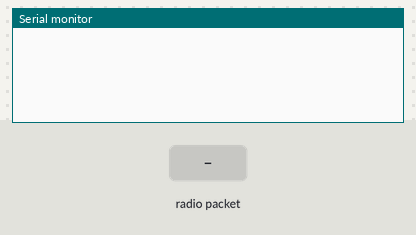
Bench run of a sketch on a simulated Arduino Uno, built with avr-gcc and run on an emulated ATmega328P. On the bench: the last lines printed to the serial monitor. Inputs (shaded band) come from the test bench. No radio packets arrive unless stated.

Above: at 1.2 s.
1.3 s: radio packet "999" arrives
At 2.1 s:
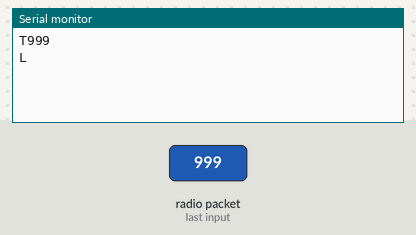
2.8 s: radio packet "1" arrives
At 4.3 s:
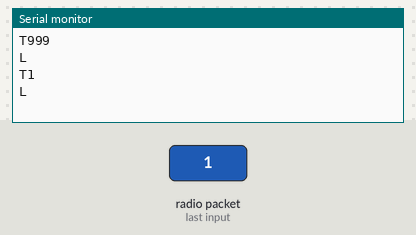

The sketch:

Receiver.ino
```cpp
/*
  This arduino receives a string of data from our transceiver arduino. We parse the string and send it out
to out Processing IDE to be displayed in or app
*/
#include <SPI.h>
#include <nRF24L01.h>
#include <RF24.h>
RF24 radio(7, 8); // CE, CSN
const byte address[6] = "00001";

float temp;  //data to be sent
String Temp ="T";
float light;
String Light = "L";
float sound;
String Sound = "S";
void setup() {
  Serial.begin(9600);
  radio.begin();
  radio.openReadingPipe(0, address);
  radio.setPALevel(RF24_PA_MIN);
  radio.startListening();
}
void loop() {
  radio.startListening();
  if (radio.available()) {
  char text[32] = "";
  String aStringObject;
  delay(25);
  radio.read(&text, sizeof(text));
 int  i =1;
  //aStringObject= text;
  char * pch;
 // Serial.println(text);
  pch = strtok (text," ,-");
      String temp = pch;
      Temp.concat(temp);
      Serial.println(Temp); //now send the dats
      Temp ="T";
  //int i =1;
  while (pch != NULL)
  {

    if( i =1){
      pch = strtok (NULL, ",-");
      String light = pch;
      Light.concat(light);
      Serial.println(Light); //now send the dats
      Light ="L";
    }
    if( i =2){
      pch = strtok (NULL, ",-");
      String sound = pch;
      Sound.concat(sound);
      if(!Sound[1] == NULL){
      Serial.println(Sound); //now send the dats
      Sound ="S";
      }
    }
     if( i =3){
      pch = strtok (NULL, ",-");
      String End = pch;
      if(End == "999"){
      break;
      }
    }
   i++;
  }


  }
  delay(5);
  radio.stopListening();
}
```

Measured:
- after the input at 1.3 s, the serial monitor: prints a new line at once (image 1)
- after the input at 2.8 s, the serial monitor: prints a new line at once (image 2)
